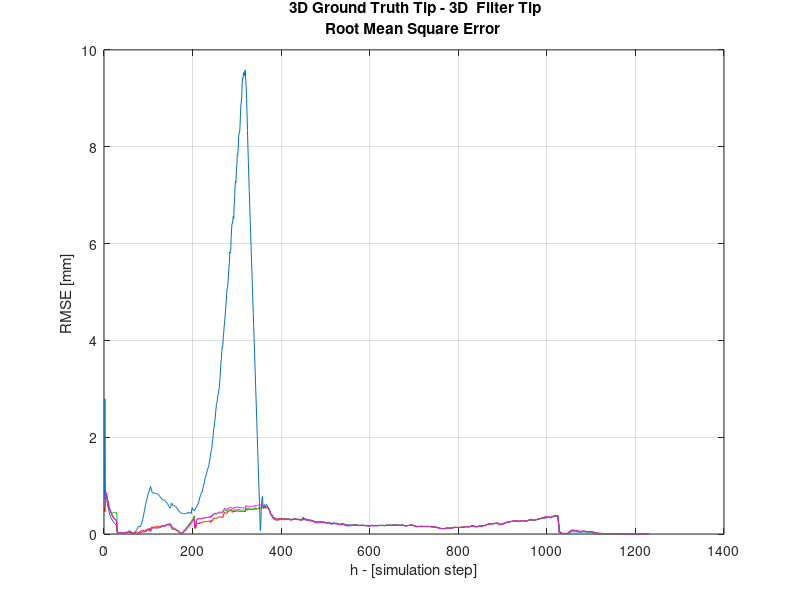
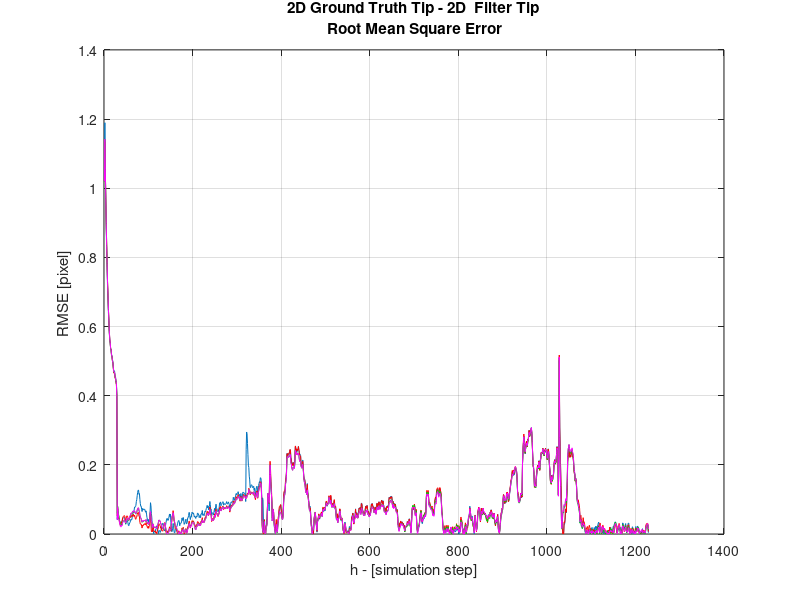
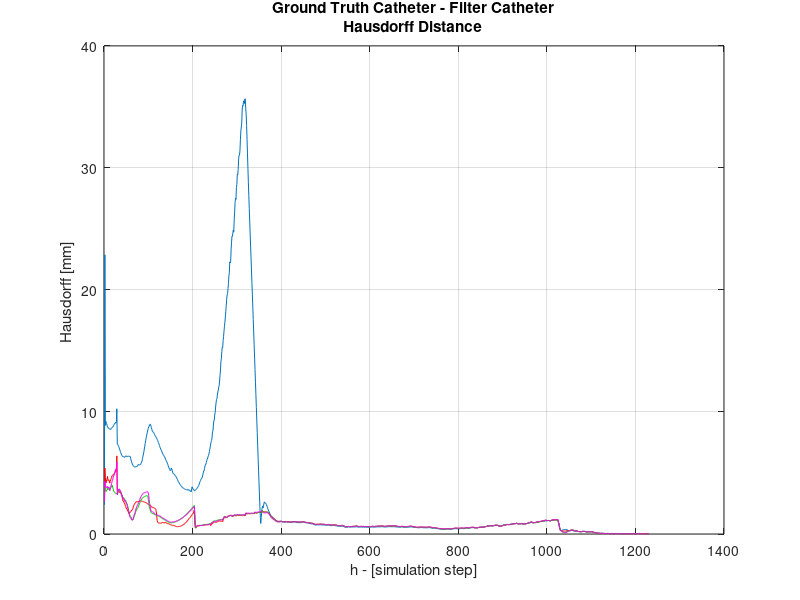
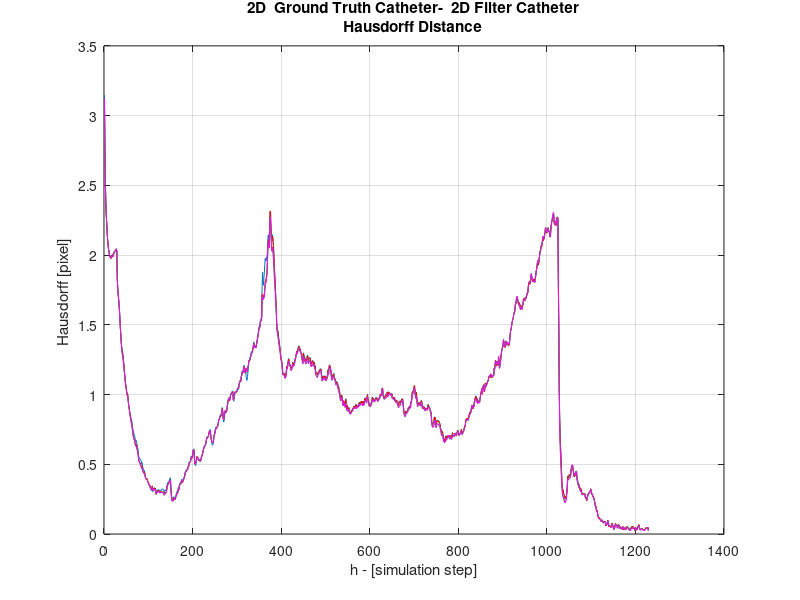

Write MATLAB code to recreate these figures, in order.
%%PLOT TIP OB_RMSE 
% load('OB_RMSE2d_0.mat','OB_RMSE2d_0')
clear all
close all 
clc

load OB_RMSE2d_0.mat
load OB_RMSE2d_1.mat   
load OB_RMSE2d_2.mat
load OB_RMSE2d_3.mat

load OB_RMSE_0.mat
load OB_RMSE_1.mat
load OB_RMSE_2.mat
load OB_RMSE_3.mat

load OB_hd_0.mat
load OB_hd_1.mat
load OB_hd_2.mat
load OB_hd_3.mat

load OB_hd2d_0.mat 
load OB_hd2d_1.mat 
load OB_hd2d_2.mat 
load OB_hd2d_3.mat 

figure(9)
plot(OB_RMSE_0*1000)
hold on
plot(OB_RMSE_1*1000, 'Color',[1 0 0])
hold on
plot(OB_RMSE_2*1000, 'Color',[0 0.8 0])
hold on
plot(OB_RMSE_3*1000, 'Color',[1 0 1])
grid on
xlabel('h - [simulation step]') % x-axis label
ylabel('RMSE [mm] ') % y-axis label
title( {' 3D Ground Truth Tip - 3D  Filter Tip';'Root Mean Square Error'  }) ;

figure(10)
plot(OB_RMSE2d_0)
hold on
plot(OB_RMSE2d_1, 'Color',[1 0 0]) 
hold on
plot(OB_RMSE2d_2, 'Color',[0 0.8 0])
hold on
plot(OB_RMSE2d_3, 'Color',[1 0 1])
grid on
xlabel('h - [simulation step]') % x-axis label
ylabel('RMSE [pixel] ') % y-axis label
title( {'2D Ground Truth Tip - 2D  Filter Tip'; ' Root Mean Square Error' }) ;


figure(11)
plot(OB_hd_0*1000)
hold on
plot(OB_hd_1*1000, 'Color',[1 0 0])
hold on
plot(OB_hd_2*1000, 'Color',[0 0.8 0])
hold on
plot(OB_hd_3*1000, 'Color',[1 0 1])
grid on
xlabel('h - [simulation step]') % x-axis label
ylabel('Hausdorff [mm] ') % y-axis label
title( {'Ground Truth Catheter - Filter Catheter';'Hausdorff Distance'  }) ;

figure(12)
plot(OB_hd2d_0)
hold on
plot(OB_hd2d_1, 'Color',[1 0 0])
hold on
plot(OB_hd2d_2, 'Color',[0 0.8 0])
hold on
plot(OB_hd2d_3, 'Color',[1 0 1])
grid on
xlabel('h - [simulation step]') % x-axis label
ylabel('Hausdorff [pixel] ') % y-axis label
title( {'2D  Ground Truth Catheter-  2D Filter Catheter';'Hausdorff Distance' }) ;
